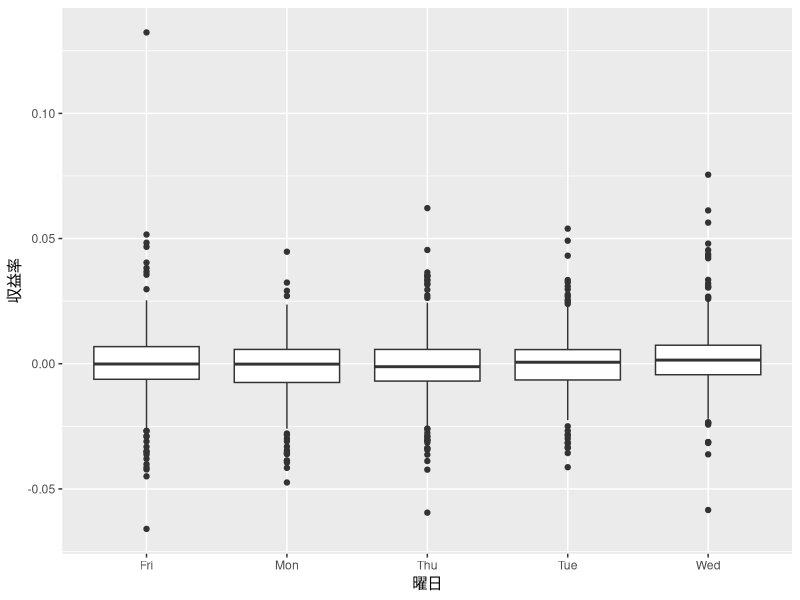

This figure's R source:
### 一元配置の分散分析
### 日経平均の収益率に曜日ごとの差があるか検定
### データは東京大学数理・情報教育研究センターのウェブサイト
### においてあるデータセットから取得(日付の情報は著者が付与)
## データの読み込み
library(tidyverse)
x <- read_csv("nikkei225_sda.csv")
## 収益率からなるデータに変換する
## 関数reframe()
## データフレームの変数を加工して別の新しいデータフレームを
## 作成する関数. 作成後のデータフレームの行数はは元のものと
## 異なってよい
## diff(): 階差をとる関数
## n(): dplyrパッケージの関数群内でデータ数を取得するための関数
y <- x |>
  reframe(return = diff(price)/price[-n()],
          date = date[-1]) |>
  mutate(youbi = weekdays(date, 
                          abbreviate = TRUE)) # 曜日の情報をデータに追加
## 曜日ごとの収益率に関する分散分析
(result <- aov(return ~ youbi, data = y)) 
summary(result) # 分散分析表の表示(5%水準で棄却される)
model.tables(result, type = "means") # 水準ごとの平均値(今の場合曜日ごと)
model.tables(result, type = "effects") # 水準ごとの効果(今の場合曜日ごと)
## 箱ひげ図による可視化
ggplot(y) +
  geom_boxplot(aes(youbi, return)) +
  labs(x = "曜日", y = "収益率") 
## 等分散性を仮定せずに検定を実行するには, 関数oneway.test()を
## 用いる(ウェルチの近似法によって帰無分布が近似される)
oneway.test(return ~ youbi, data = y)
